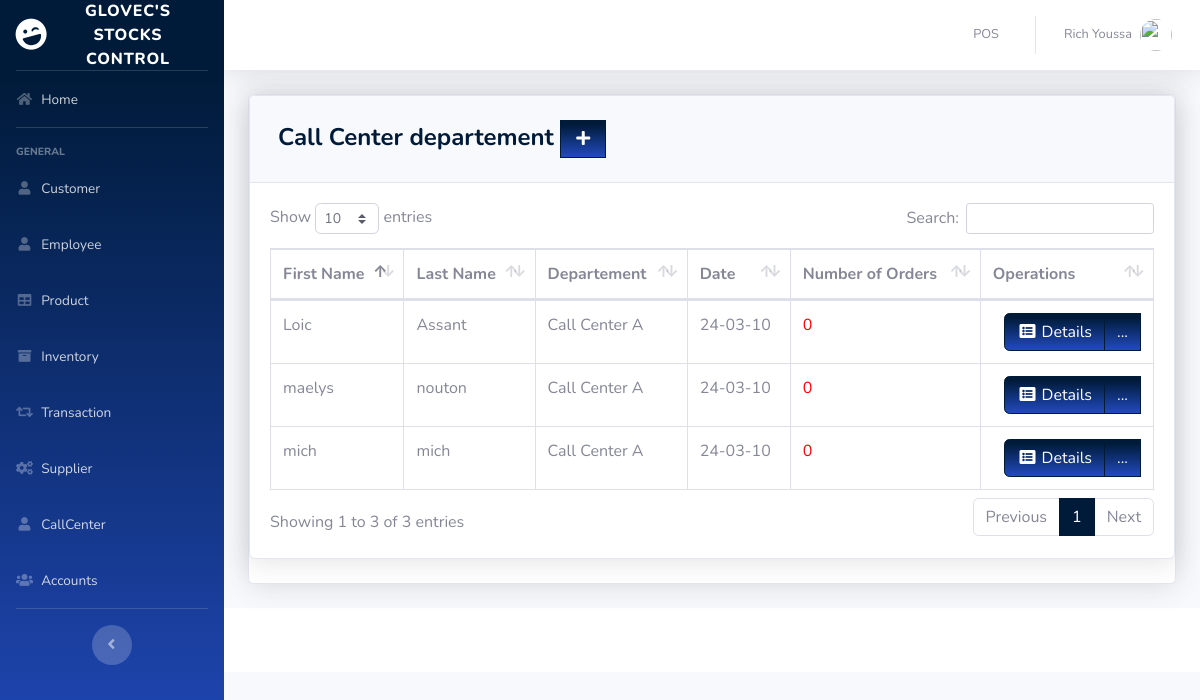
Screenshot of /pages/callcenter_departement.php (signed in) with the database file from the repository.
### tables this page shows
CREATE TABLE `employee` (
  `EMPLOYEE_ID` int(11) NOT NULL,
  `FIRST_NAME` varchar(50) DEFAULT NULL,
  `LAST_NAME` varchar(50) DEFAULT NULL,
  `GENDER` varchar(50) DEFAULT NULL,
  `EMAIL` varchar(100) DEFAULT NULL,
  `PHONE_NUMBER` varchar(11) DEFAULT NULL,
  `JOB_ID` int(11) DEFAULT NULL,
  `HIRED_DATE` varchar(50) NOT NULL,
  `LOCATION_ID` int(11) DEFAULT NULL,
  `DEPARTEMENT_ID` int(11) DEFAULT NULL
);

CREATE TABLE `departement` (
  `DEPARTEMENT_ID` int(11) NOT NULL,
  `Name` varchar(255) NOT NULL
);

### pages/callcenter_departement.php (the view, shortened to what this page needs)
<?php
include'../includes/connection.php';
include'../includes/sidebar.php';
?>
 <div class="card shadow mb-4">
 <div class="card shadow mb-4">
            <div class="card-header py-3">
              <h4 class="m-2 font-weight-bold text-primary">Call Center departement&nbsp;<a  href="#" data-toggle="modal" data-target="#callcenterModal" type="button" class="btn btn-primary bg-gradient-primary" style="border-radius: 0px;"><i class="fas fa-fw fa-plus"></i></a></h4>
            </div>
            <div class="card-body">
              <div class="table-responsive">
                <table class="table table-bordered" id="dataTable" width="100%" cellspacing="0">
               <thead>
                   <tr>
                   <th>First Name</th>
                   <th>Last Name</th>
                     <th>Departement </th>
                     <th>Date</th>
                     <th>Number of Orders</th>
                     <th>Operations</th>
                   </tr>
               </thead>
          <tbody>
          <?php
        $query = 'SELECT EMPLOYEE_ID, FIRST_NAME, LAST_NAME,d.Name FROM employee e JOIN departement d ON e.DEPARTEMENT_ID=d.DEPARTEMENT_ID AND d.Name like "%Call Center%"';
        $result = mysqli_query($db, $query) or die (mysqli_error($db));
        $date = time();
        $date = date("y-m-d", $date);
        $dateTime = date("Y-m-d");
            while ($row = mysqli_fetch_assoc($result)) {
              $queries = "SELECT count(PRODUCTS) as orders FROM transaction t, transaction_details dt where dt.TRANS_D_ID=t.TRANS_D_ID AND dt.EMPLOYEE='{$row['FIRST_NAME']}' AND t.DATE='$dateTime'";
              $results = mysqli_query($db, $queries) or die (mysqli_error($db));
                  while($rows = mysqli_fetch_assoc($results)){
                    echo '<tr>';
                    echo '<td>'. $row['FIRST_NAME'].'</td>';
                    echo '<td>'. $row['LAST_NAME'].'</td>';
                    echo '<td>'. $row['Name'].'</td>';
                    echo '<td>'. $date.'</td>';
                    if($rows['orders']<60){
                      echo '<td style="color: red">'. $rows['orders'].'</td>';
                    }else {
                      echo '<td style="color: green">'. $rows['orders'].'</td>';
                    }
                    echo '<td align="right"> <div class="btn-group">
                    <a type="button" class="btn btn-primary bg-gradient-primary" href="dep_searchfrm.php?action=edit & id='.$row['EMPLOYEE_ID'] . '"><i class="fas fa-fw fa-list-alt"></i> Details</a>
                  <div class="btn-group">
                    <a type="button" class="btn btn-primary bg-gradient-primary dropdown no-arrow" data-toggle="dropdown" style="color:white;">
                    ... <span class="caret"></span></a>
                  <ul class="dropdown-menu text-center" role="menu">
                      <li>
                        <a type="button" class="btn btn-warning bg-gradient-warning btn-block" style="border-radius: 0px;" href="dep_edit.php?action=edit & id='.$row['EMPLOYEE_ID']. '">
                          <i class="fas fa-fw fa-edit"></i> Edit
                        </a>
                      </li>
                  </ul>
                  </div>
                </div> </td>';
            echo '</tr> ';
                  }
        }
      ?>
    </tbody>
  </table>
</div>
</div>
</div>
<?php
include'../includes/footer.php';
?>

### includes/sidebar.php (shortened to what this page needs)
<!DOCTYPE html>
<html lang="en">
<head>
  <link href="../vendor/fontawesome-free/css/all.min.css" rel="stylesheet" type="text/css">
  <link href="../css/sb-admin-2.min.css" rel="stylesheet">
  <link href="../vendor/datatables/dataTables.bootstrap4.min.css" rel="stylesheet">
  <link rel="stylesheet" href="../css/myCss.css">
</head>
<body id="page-top">
  <div id="wrapper" >
    <ul class="navbar-nav bg-gradient-primary sidebar sidebar-dark accordion" id="accordionSidebar">
      <a class="sidebar-brand d-flex align-items-center justify-content-center" href="index.php">
        <div class="sidebar-brand-icon rotate-n-15">
          <i class="fas fa-laugh-wink"></i>
        </div>
        <div class="sidebar-brand-text mx-3">GLovec's  stocks control</div>
      </a>
      <hr class="sidebar-divider my-0">
      <li class="nav-item">
        <a class="nav-link" href="index.php">
          <i class="fas fa-fw fa-home"></i>
          <span>Home</span></a>
      </li>
      <hr class="sidebar-divider">
      <div class="sidebar-heading">
        General
      </div>
      <li class="nav-item">
        <a class="nav-link" href="customer.php">
          <i class="fas fa-fw fa-user"></i>
          <span>Customer</span></a>
      </li>
      <li class="nav-item">
        <a class="nav-link" href="employee.php">
          <i class="fas fa-fw fa-user"></i>
          <span>Employee</span></a>
      </li>
      <li class="nav-item">
        <a class="nav-link" href="product.php">
          <i class="fas fa-fw fa-table"></i>
          <span>Product</span></a>
      </li>
      <li class="nav-item">
        <a class="nav-link" href="inventory.php">
          <i class="fas fa-fw fa-archive"></i>
          <span>Inventory</span></a>
      </li>
      <li class="nav-item">
        <a class="nav-link" href="transaction.php">
          <i class="fas fa-fw fa-retweet"></i>
          <span>Transaction</span></a>
      </li>
      <li class="nav-item">
        <a class="nav-link" href="supplier.php">
          <i class="fas fa-fw fa-cogs"></i>
          <span>Supplier</span></a>
      </li>
      <li class="nav-item">
        <a class="nav-link" href="callcenter_departement.php">
          <i class="fas fa-fw fa-user"></i>
          <span>CallCenter</span></a>
      </li>
      <li class="nav-item">
        <a class="nav-link" href="user.php">
          <i class="fas fa-fw fa-users"></i>
          <span>Accounts</span></a>
      </li>
      <hr class="sidebar-divider d-none d-md-block">
      <div class="text-center d-none d-md-inline">
        <button class="rounded-circle border-0" id="sidebarToggle"></button>
      </div>
    </ul>
    <?php include_once 'topbar.php'; ?>

### includes/topbar.php (shortened to what this page needs)
<div id="content-wrapper" class="d-flex flex-column">
  <div id="content">
    <nav class="navbar navbar-expand navbar-light bg-white topbar mb-4 static-top shadow">
      <ul class="navbar-nav ml-auto">
        <li class="nav-item dropdown no-arrow">
          <a class="nav-link" href="pos.php" role="button">
            <span class="mr-2 d-none d-lg-inline text-gray-600 small">POS</span>
          </a>
        </li>
        <li class="nav-item dropdown no-arrow">
          <a class="nav-link dropdown-toggle" href="#" id="userDropdown" role="button" data-toggle="dropdown" aria-haspopup="true" aria-expanded="false">
            <span class="mr-2 d-none d-lg-inline text-gray-600 small"><?php echo  $_SESSION['FIRST_NAME']. ' '.$_SESSION['LAST_NAME'] ;?></span>
            <img class="img-profile rounded-circle"
            <?php
              if($_SESSION['GENDER']=='Male'){
                echo 'src="https://encrypted-tbn0.gstatic.com/images?q=tbn:ANd9GcTS0rikanm-OEchWDtCAWQ_s1hQq1nOlQUeJr242AdtgqcdEgm0Dg"';
              }else{
                echo 'src="https://encrypted-tbn0.gstatic.com/images?q=tbn:ANd9GcSNngF0RFPjyGl4ybo78-XYxxeap88Nvsyj1_txm6L4eheH8ZBu"';
              }
            ?>>
          </a>
        </li>
      </ul>
    </nav>
    <div class="container-fluid">

### includes/footer.php (shortened to what this page needs)
        </div>
      </div>
      <footer class="sticky-footer bg-white">
      </footer>
    </div>
  </div>
</body>
</html>

### rows the page displays
employee: FIRST_NAME "mich", LAST_NAME "mich", DEPARTEMENT_ID.Name "Call Center A", orders "0"
employee: FIRST_NAME "Loic", LAST_NAME "Assant", DEPARTEMENT_ID.Name "Call Center A", orders "0"
employee: FIRST_NAME "maelys", LAST_NAME "nouton", DEPARTEMENT_ID.Name "Call Center A", orders "0"

### other values shown
$_SESSION['FIRST_NAME'] "Rich"
$_SESSION['LAST_NAME'] "Youssa"
